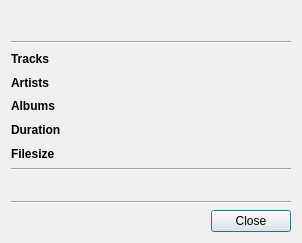
<?xml version="1.0" encoding="UTF-8"?>
<ui version="4.0">
 <class>GUI_LibraryInfoBox</class>
 <widget class="QDialog" name="GUI_LibraryInfoBox">
  <property name="geometry">
   <rect>
    <x>0</x>
    <y>0</y>
    <width>302</width>
    <height>243</height>
   </rect>
  </property>
  <layout class="QGridLayout" name="gridLayout">
   <item row="5" column="2">
    <widget class="QLabel" name="lab_duration_value">
     <property name="sizePolicy">
      <sizepolicy hsizetype="MinimumExpanding" vsizetype="Preferred">
       <horstretch>0</horstretch>
       <verstretch>0</verstretch>
      </sizepolicy>
     </property>
     <property name="text">
      <string notr="true"/>
     </property>
     <property name="alignment">
      <set>Qt::AlignRight|Qt::AlignTrailing|Qt::AlignVCenter</set>
     </property>
    </widget>
   </item>
   <item row="6" column="2">
    <widget class="QLabel" name="lab_filesize">
     <property name="sizePolicy">
      <sizepolicy hsizetype="MinimumExpanding" vsizetype="Preferred">
       <horstretch>0</horstretch>
       <verstretch>0</verstretch>
      </sizepolicy>
     </property>
     <property name="text">
      <string notr="true"/>
     </property>
     <property name="alignment">
      <set>Qt::AlignRight|Qt::AlignTrailing|Qt::AlignVCenter</set>
     </property>
    </widget>
   </item>
   <item row="4" column="1">
    <widget class="QLabel" name="lab_albums">
     <property name="font">
      <font>
       <weight>75</weight>
       <bold>true</bold>
      </font>
     </property>
     <property name="text">
      <string notr="true">Albums</string>
     </property>
    </widget>
   </item>
   <item row="10" column="1" colspan="2">
    <widget class="Line" name="line_2">
     <property name="orientation">
      <enum>Qt::Horizontal</enum>
     </property>
    </widget>
   </item>
   <item row="1" column="1" colspan="2">
    <widget class="Line" name="line">
     <property name="orientation">
      <enum>Qt::Horizontal</enum>
     </property>
    </widget>
   </item>
   <item row="2" column="1">
    <widget class="QLabel" name="lab_tracks">
     <property name="font">
      <font>
       <weight>75</weight>
       <bold>true</bold>
      </font>
     </property>
     <property name="text">
      <string notr="true">Tracks</string>
     </property>
    </widget>
   </item>
   <item row="11" column="1" colspan="2">
    <layout class="QHBoxLayout" name="horizontalLayout">
     <item>
      <spacer name="horizontalSpacer">
       <property name="orientation">
        <enum>Qt::Horizontal</enum>
       </property>
       <property name="sizeHint" stdset="0">
        <size>
         <width>40</width>
         <height>20</height>
        </size>
       </property>
      </spacer>
     </item>
     <item>
      <widget class="QPushButton" name="btn_close">
       <property name="maximumSize">
        <size>
         <width>5465</width>
         <height>16777215</height>
        </size>
       </property>
       <property name="focusPolicy">
        <enum>Qt::ClickFocus</enum>
       </property>
       <property name="layoutDirection">
        <enum>Qt::RightToLeft</enum>
       </property>
       <property name="text">
        <string notr="true">Close</string>
       </property>
      </widget>
     </item>
    </layout>
   </item>
   <item row="5" column="1">
    <widget class="QLabel" name="lab_duration">
     <property name="font">
      <font>
       <weight>75</weight>
       <bold>true</bold>
      </font>
     </property>
     <property name="text">
      <string notr="true">Duration</string>
     </property>
    </widget>
   </item>
   <item row="6" column="1">
    <widget class="QLabel" name="lab_filesize_descr">
     <property name="font">
      <font>
       <weight>75</weight>
       <bold>true</bold>
      </font>
     </property>
     <property name="text">
      <string notr="true">Filesize</string>
     </property>
    </widget>
   </item>
   <item row="3" column="1">
    <widget class="QLabel" name="lab_artists">
     <property name="font">
      <font>
       <weight>75</weight>
       <bold>true</bold>
      </font>
     </property>
     <property name="text">
      <string notr="true">Artists</string>
     </property>
    </widget>
   </item>
   <item row="3" column="2">
    <widget class="QLabel" name="lab_artist_count">
     <property name="sizePolicy">
      <sizepolicy hsizetype="MinimumExpanding" vsizetype="Preferred">
       <horstretch>0</horstretch>
       <verstretch>0</verstretch>
      </sizepolicy>
     </property>
     <property name="text">
      <string notr="true"/>
     </property>
     <property name="alignment">
      <set>Qt::AlignRight|Qt::AlignTrailing|Qt::AlignVCenter</set>
     </property>
    </widget>
   </item>
   <item row="2" column="2">
    <widget class="QLabel" name="lab_track_count">
     <property name="sizePolicy">
      <sizepolicy hsizetype="MinimumExpanding" vsizetype="Preferred">
       <horstretch>0</horstretch>
       <verstretch>0</verstretch>
      </sizepolicy>
     </property>
     <property name="text">
      <string notr="true"/>
     </property>
     <property name="alignment">
      <set>Qt::AlignRight|Qt::AlignTrailing|Qt::AlignVCenter</set>
     </property>
    </widget>
   </item>
   <item row="4" column="2">
    <widget class="QLabel" name="lab_album_count">
     <property name="sizePolicy">
      <sizepolicy hsizetype="MinimumExpanding" vsizetype="Preferred">
       <horstretch>0</horstretch>
       <verstretch>0</verstretch>
      </sizepolicy>
     </property>
     <property name="text">
      <string notr="true"/>
     </property>
     <property name="alignment">
      <set>Qt::AlignRight|Qt::AlignTrailing|Qt::AlignVCenter</set>
     </property>
    </widget>
   </item>
   <item row="9" column="1" colspan="2">
    <widget class="QLabel" name="lab_path">
     <property name="text">
      <string notr="true"/>
     </property>
     <property name="textFormat">
      <enum>Qt::RichText</enum>
     </property>
     <property name="alignment">
      <set>Qt::AlignCenter</set>
     </property>
     <property name="openExternalLinks">
      <bool>true</bool>
     </property>
     <property name="textInteractionFlags">
      <set>Qt::LinksAccessibleByMouse</set>
     </property>
    </widget>
   </item>
   <item row="8" column="1" colspan="2">
    <widget class="Line" name="line_3">
     <property name="orientation">
      <enum>Qt::Horizontal</enum>
     </property>
    </widget>
   </item>
   <item row="0" column="1" colspan="2">
    <layout class="QHBoxLayout" name="horizontalLayout_2">
     <property name="spacing">
      <number>10</number>
     </property>
     <item>
      <widget class="QLabel" name="lab_icon">
       <property name="minimumSize">
        <size>
         <width>24</width>
         <height>24</height>
        </size>
       </property>
       <property name="maximumSize">
        <size>
         <width>24</width>
         <height>24</height>
        </size>
       </property>
       <property name="text">
        <string/>
       </property>
       <property name="scaledContents">
        <bool>true</bool>
       </property>
      </widget>
     </item>
     <item>
      <widget class="QLabel" name="lab_name">
       <property name="sizePolicy">
        <sizepolicy hsizetype="MinimumExpanding" vsizetype="Preferred">
         <horstretch>0</horstretch>
         <verstretch>0</verstretch>
        </sizepolicy>
       </property>
       <property name="font">
        <font>
         <weight>75</weight>
         <bold>true</bold>
        </font>
       </property>
       <property name="text">
        <string/>
       </property>
      </widget>
     </item>
    </layout>
   </item>
  </layout>
 </widget>
 <resources/>
 <connections>
  <connection>
   <sender>btn_close</sender>
   <signal>clicked()</signal>
   <receiver>GUI_LibraryInfoBox</receiver>
   <slot>close()</slot>
   <hints>
    <hint type="sourcelabel">
     <x>342</x>
     <y>170</y>
    </hint>
    <hint type="destinationlabel">
     <x>190</x>
     <y>96</y>
    </hint>
   </hints>
  </connection>
 </connections>
</ui>
